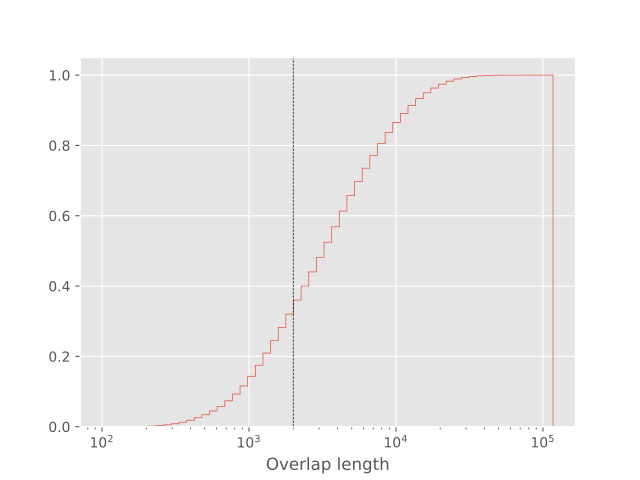

Write the Python code that produced this figure.
#!/usr/bin/env python3

import pandas as pd
import numpy as np
import matplotlib.pyplot as plt

plt.style.use("ggplot")

df = pd.read_table("length.csv", header=None)
df = df.rename(columns={0:"Overlap length"})

df.hist(bins=np.logspace(np.log10(df.min()),np.log10(df.max()), 60), cumulative=True, density=True, histtype='step')

plt.axvline(2000, linestyle="dashed", color="black", linewidth=0.5)

plt.xlabel("Overlap length")
plt.xscale("log")

plt.title("")

plt.savefig("tmp.pdf")
